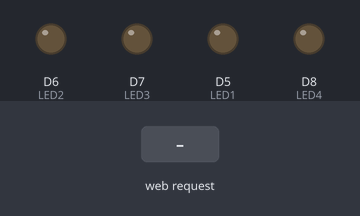
Simulated run of this sketch. Board: ESP8266 (NodeMCU). Parts: output pins drawn as LEDs (lit = HIGH). Inputs (shaded band) come from the test bench. WiFi joins after 1.5 s; servers stay silent unless stated; what the sketch prints to the serial monitor is not drawn.

Above: at 6.7 s.
6.8 s: HTTP request GET /status1=1 received
At 8.5 s:
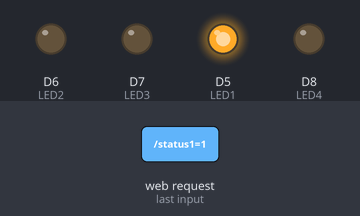
9.3 s: HTTP request GET /status2=1 received
At 11.5 s:
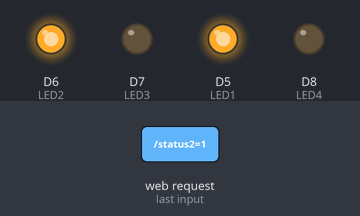
11.8 s: HTTP request GET /status1=0 received
At 13.5 s:
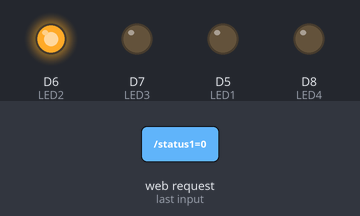
14.3 s: HTTP request GET /status3=1 received
At 16.5 s:
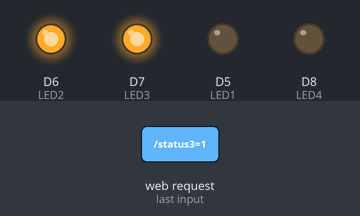
16.8 s: HTTP request GET /status2=0 received
At 18.5 s:
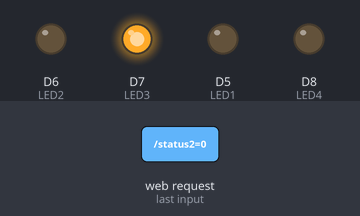
19.3 s: HTTP request GET /status4=1 received
At 21.6 s:
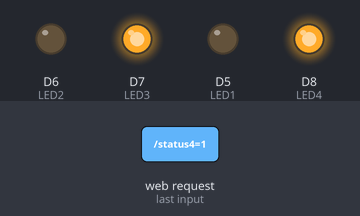
Timing chart, 0 to 22.8 s (numbered marks = the images above; inputs shaded):
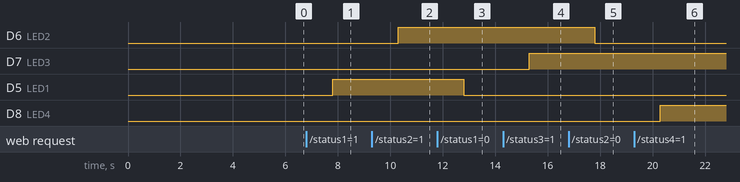

The sketch:

Project_6_Kontrol_LED_dg_Android.ino
```cpp
#include <ESP8266WiFi.h>
#define ON 1
#define OFF 0

const char* ssid = "OPPO A1k"; // Ganti dengan nama jaringan wifi anda
const char* password = "12345678"; // Ganti dengan password wifi anda

#define LED1  D5 //D5 ESP Board
#define LED2  D6 //D7 ESP Board
#define LED3  D7 //D6 ESP Board
#define LED4  D8 //D5 ESP Board

bool value1 = LOW;
bool value2 = LOW;
bool value3 = LOW;
bool value4 = LOW;

WiFiServer server(80); // Nomor PORT WiFi
//====================================
void setup() {
  Serial.begin(115200);
  pinMode(LED1, OUTPUT);
  pinMode(LED2, OUTPUT);
  pinMode(LED3, OUTPUT);
  pinMode(LED4, OUTPUT);
  digitalWrite(LED1, LOW);
  digitalWrite(LED2, LOW);
  digitalWrite(LED3, LOW);
  digitalWrite(LED4, LOW);

  // Connect to WiFi network
  Serial.println();
  Serial.println();
  Serial.print("Connecting to ");
  Serial.println(ssid);

  WiFi.begin(ssid, password);
  while (WiFi.status() != WL_CONNECTED) {
    delay(500);
    Serial.print(".");
  }
  Serial.println("");
  Serial.println("WiFi connected");

  server.begin();
  Serial.println("Server started");

  delay (2000);
  // Print the IP address
  Serial.print("Use this URL to connect: ");
  Serial.print("http://");
  Serial.print(WiFi.localIP());
  Serial.println("/");
  delay (2000);
}
//=====================================
void loop() {

  WiFiClient client = server.available();
  if (!client) {
    return;
  }

  Serial.println("new client");
  while (!client.available()) {
    delay(1);
  }
  String request = client.readStringUntil('\r');
  Serial.println(request);
  delay(1000);
  client.flush();
  client.println("HTTP/1.1 200 OK");
  client.println("Content-Type: text/html");
  client.println(""); //  do not forget this one
  client.println("<!DOCTYPE HTML>");
  client.println("<html>");
  client.println("<fieldset>");
  client.println("<font color = redq>");
  client.print("Control 4 LED Via Wifi");
  client.println("</font>");
  client.println("</fieldset>");
  client.println("<br><br>");

  // Kontrol LED 1
  if (request.indexOf("/status1=1") != -1)  {
    digitalWrite(LED1, ON);
    value1 = HIGH;
  }
  if (request.indexOf("/status1=0") != -1)  {
    digitalWrite(LED1, OFF);
    value1 = LOW;
  }
  if (value1 == HIGH) {
    client.println("<br><br>");
    client.print("status1=1");
  }
  if (value1 == LOW) {
    client.println("<br><br>");
    client.print("status1=0");
  }

  // Kontrol LED 2
  if (request.indexOf("/status2=1") != -1)  {
    digitalWrite(LED2, ON);
    value2 = HIGH;
  }
  if (request.indexOf("/status2=0") != -1)  {
    digitalWrite(LED2, OFF);
    value2 = LOW;
  }
  if (value2 == HIGH) {
    client.println("<br><br>");
    client.print("status2=1");
  }
  if (value2 == LOW) {
    client.println("<br><br>");
    client.print("status2=0");
  }


  // Kontrol LED 3
  if (request.indexOf("/status3=1") != -1)  {
    digitalWrite(LED3, ON);
    value3 = HIGH;
  }
  if (request.indexOf("/status3=0") != -1)  {
    digitalWrite(LED3, OFF);
    value3 = LOW;
  }
  if (value3 == HIGH) {
    client.println("<br><br>");
    client.print("status3=1");
  }
  if (value3 == LOW) {
    client.println("<br><br>");
    client.print("status3=0");
  }

  // Kontrol LED 4
  if (request.indexOf("/status4=1") != -1)  {
    digitalWrite(LED4, ON);
    value4 = HIGH;
  }
  if (request.indexOf("/status4=0") != -1)  {
    digitalWrite(LED4, OFF);
    value4 = LOW;
  }
  if (value4 == HIGH) {
    client.println("<br><br>");
    client.print("status4=1");
  }
  if (value4 == LOW) {
    client.println("<br><br>");
    client.print("status4=0");
  }
  delay(1);
  Serial.println("Client disonnected");
  Serial.println("");
  delay(1000);
}
```

Measured:
- after the input at 6.8 s, D5 (LED1): LOW → HIGH after 1.0 s
- after the input at 9.3 s, D6 (LED2): LOW → HIGH after 1.0 s
- after the input at 11.8 s, D5 (LED1): HIGH → LOW after 1.0 s
- after the input at 14.3 s, D7 (LED3): LOW → HIGH after 1.0 s
- after the input at 16.8 s, D6 (LED2): HIGH → LOW after 1.0 s
- after the input at 19.3 s, D8 (LED4): LOW → HIGH after 1.0 s
